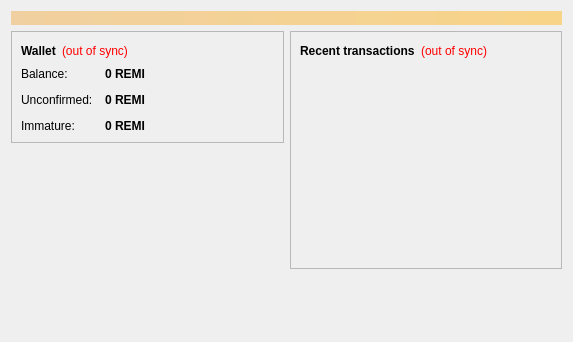
<?xml version="1.0" encoding="UTF-8"?>
<ui version="4.0">
 <class>OverviewPage</class>
 <widget class="QWidget" name="OverviewPage">
  <property name="geometry">
   <rect>
    <x>0</x>
    <y>0</y>
    <width>573</width>
    <height>342</height>
   </rect>
  </property>
  <property name="windowTitle">
   <string>Form</string>
  </property>
  <layout class="QVBoxLayout" name="topLayout">
   <item>
    <widget class="QLabel" name="labelAlerts">
     <property name="visible">
      <bool>false</bool>
     </property>
     <property name="styleSheet">
      <string notr="true">background-color: qlineargradient(x1: 0, y1: 0, x2: 1, y2: 0, stop:0 #F0D0A0, stop:1 #F8D488); color:#000000;</string>
     </property>
     <property name="wordWrap">
      <bool>true</bool>
     </property>
     <property name="margin">
      <number>3</number>
     </property>
    </widget>
   </item>
   <item>
    <layout class="QHBoxLayout" name="horizontalLayout" stretch="1,1">
     <item>
      <layout class="QVBoxLayout" name="verticalLayout_2">
       <item>
        <widget class="QFrame" name="frame">
         <property name="frameShape">
          <enum>QFrame::StyledPanel</enum>
         </property>
         <property name="frameShadow">
          <enum>QFrame::Raised</enum>
         </property>
         <layout class="QVBoxLayout" name="verticalLayout_4">
          <item>
           <layout class="QHBoxLayout" name="horizontalLayout_4">
            <item>
             <widget class="QLabel" name="label_5">
              <property name="font">
               <font>
                <weight>75</weight>
                <bold>true</bold>
               </font>
              </property>
              <property name="text">
               <string>Wallet</string>
              </property>
             </widget>
            </item>
            <item>
             <widget class="QLabel" name="labelWalletStatus">
              <property name="toolTip">
               <string>The displayed information may be out of date. Your wallet automatically synchronizes with the Remitanzocoin network after a connection is established, but this process has not completed yet.</string>
              </property>
              <property name="styleSheet">
               <string notr="true">QLabel { color: red; }</string>
              </property>
              <property name="text">
               <string notr="true">(out of sync)</string>
              </property>
              <property name="alignment">
               <set>Qt::AlignLeading|Qt::AlignLeft|Qt::AlignVCenter</set>
              </property>
             </widget>
            </item>
            <item>
             <spacer name="horizontalSpacer_2">
              <property name="orientation">
               <enum>Qt::Horizontal</enum>
              </property>
              <property name="sizeHint" stdset="0">
               <size>
                <width>40</width>
                <height>20</height>
               </size>
              </property>
             </spacer>
            </item>
           </layout>
          </item>
          <item>
           <layout class="QFormLayout" name="formLayout_2">
            <property name="fieldGrowthPolicy">
             <enum>QFormLayout::AllNonFixedFieldsGrow</enum>
            </property>
            <property name="horizontalSpacing">
             <number>12</number>
            </property>
            <property name="verticalSpacing">
             <number>12</number>
            </property>
            <item row="0" column="0">
             <widget class="QLabel" name="label">
              <property name="text">
               <string>Balance:</string>
              </property>
             </widget>
            </item>
            <item row="0" column="1">
             <widget class="QLabel" name="labelBalance">
              <property name="font">
               <font>
                <weight>75</weight>
                <bold>true</bold>
               </font>
              </property>
              <property name="cursor">
               <cursorShape>IBeamCursor</cursorShape>
              </property>
              <property name="toolTip">
               <string>Your current balance</string>
              </property>
              <property name="text">
               <string notr="true">0 REMI</string>
              </property>
              <property name="textInteractionFlags">
               <set>Qt::LinksAccessibleByMouse|Qt::TextSelectableByKeyboard|Qt::TextSelectableByMouse</set>
              </property>
             </widget>
            </item>
            <item row="1" column="0">
             <widget class="QLabel" name="label_3">
              <property name="text">
               <string>Unconfirmed:</string>
              </property>
             </widget>
            </item>
            <item row="1" column="1">
             <widget class="QLabel" name="labelUnconfirmed">
              <property name="font">
               <font>
                <weight>75</weight>
                <bold>true</bold>
               </font>
              </property>
              <property name="cursor">
               <cursorShape>IBeamCursor</cursorShape>
              </property>
              <property name="toolTip">
               <string>Total of transactions that have yet to be confirmed, and do not yet count toward the current balance</string>
              </property>
              <property name="text">
               <string notr="true">0 REMI</string>
              </property>
              <property name="textInteractionFlags">
               <set>Qt::LinksAccessibleByMouse|Qt::TextSelectableByKeyboard|Qt::TextSelectableByMouse</set>
              </property>
             </widget>
            </item>
            <item row="2" column="0">
             <widget class="QLabel" name="labelImmatureText">
              <property name="text">
               <string>Immature:</string>
              </property>
             </widget>
            </item>
            <item row="2" column="1">
             <widget class="QLabel" name="labelImmature">
              <property name="font">
               <font>
                <weight>75</weight>
                <bold>true</bold>
               </font>
              </property>
              <property name="toolTip">
               <string>Mined balance that has not yet matured</string>
              </property>
              <property name="text">
               <string notr="true">0 REMI</string>
              </property>
              <property name="textInteractionFlags">
               <set>Qt::LinksAccessibleByMouse|Qt::TextSelectableByKeyboard|Qt::TextSelectableByMouse</set>
              </property>
             </widget>
            </item>
           </layout>
          </item>
         </layout>
        </widget>
       </item>
       <item>
        <spacer name="verticalSpacer">
         <property name="orientation">
          <enum>Qt::Vertical</enum>
         </property>
         <property name="sizeHint" stdset="0">
          <size>
           <width>20</width>
           <height>40</height>
          </size>
         </property>
        </spacer>
       </item>
      </layout>
     </item>
     <item>
      <layout class="QVBoxLayout" name="verticalLayout_3">
       <item>
        <widget class="QFrame" name="frame_2">
         <property name="frameShape">
          <enum>QFrame::StyledPanel</enum>
         </property>
         <property name="frameShadow">
          <enum>QFrame::Raised</enum>
         </property>
         <layout class="QVBoxLayout" name="verticalLayout">
          <item>
           <layout class="QHBoxLayout" name="horizontalLayout_2">
            <item>
             <widget class="QLabel" name="label_4">
              <property name="text">
               <string>&lt;b&gt;Recent transactions&lt;/b&gt;</string>
              </property>
             </widget>
            </item>
            <item>
             <widget class="QLabel" name="labelTransactionsStatus">
              <property name="toolTip">
               <string>The displayed information may be out of date. Your wallet automatically synchronizes with the Remitanzocoin network after a connection is established, but this process has not completed yet.</string>
              </property>
              <property name="styleSheet">
               <string notr="true">QLabel { color: red; }</string>
              </property>
              <property name="text">
               <string notr="true">(out of sync)</string>
              </property>
              <property name="alignment">
               <set>Qt::AlignRight|Qt::AlignTrailing|Qt::AlignVCenter</set>
              </property>
             </widget>
            </item>
            <item>
             <spacer name="horizontalSpacer">
              <property name="orientation">
               <enum>Qt::Horizontal</enum>
              </property>
              <property name="sizeHint" stdset="0">
               <size>
                <width>40</width>
                <height>20</height>
               </size>
              </property>
             </spacer>
            </item>
           </layout>
          </item>
          <item>
           <widget class="QListView" name="listTransactions">
            <property name="styleSheet">
             <string notr="true">QListView { background: transparent; }</string>
            </property>
            <property name="frameShape">
             <enum>QFrame::NoFrame</enum>
            </property>
            <property name="verticalScrollBarPolicy">
             <enum>Qt::ScrollBarAlwaysOff</enum>
            </property>
            <property name="horizontalScrollBarPolicy">
             <enum>Qt::ScrollBarAlwaysOff</enum>
            </property>
            <property name="selectionMode">
             <enum>QAbstractItemView::NoSelection</enum>
            </property>
           </widget>
          </item>
         </layout>
        </widget>
       </item>
       <item>
        <spacer name="verticalSpacer_2">
         <property name="orientation">
          <enum>Qt::Vertical</enum>
         </property>
         <property name="sizeHint" stdset="0">
          <size>
           <width>20</width>
           <height>40</height>
          </size>
         </property>
        </spacer>
       </item>
      </layout>
     </item>
    </layout>
   </item>
  </layout>
 </widget>
 <resources/>
 <connections/>
</ui>
